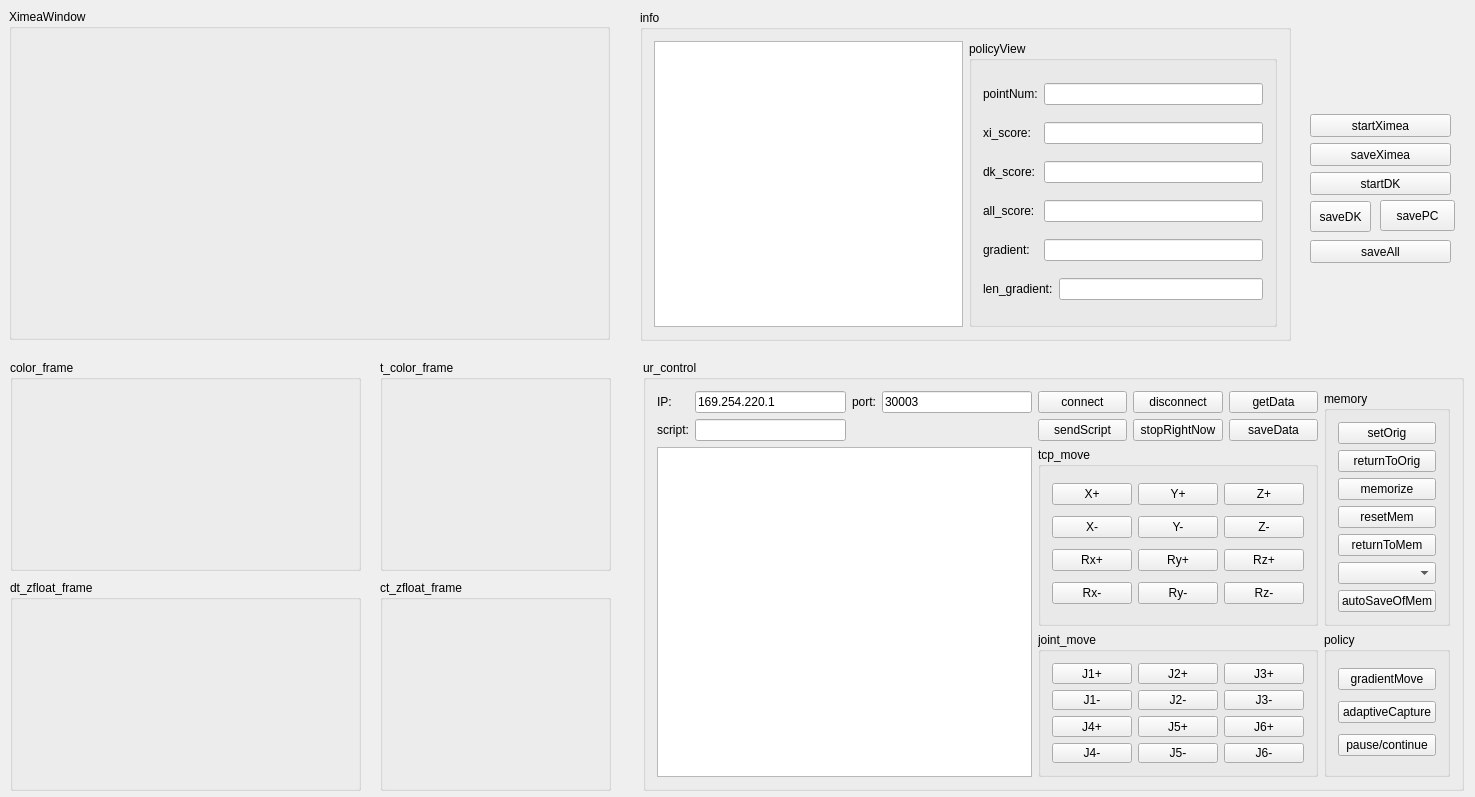
<?xml version="1.0" encoding="UTF-8"?>
<ui version="4.0">
 <class>myWidget</class>
 <widget class="QWidget" name="myWidget">
  <property name="geometry">
   <rect>
    <x>0</x>
    <y>0</y>
    <width>1475</width>
    <height>797</height>
   </rect>
  </property>
  <property name="windowTitle">
   <string>myWidget</string>
  </property>
  <widget class="QGroupBox" name="groupBox">
   <property name="geometry">
    <rect>
     <x>9</x>
     <y>9</y>
     <width>601</width>
     <height>331</height>
    </rect>
   </property>
   <property name="title">
    <string>XimeaWindow</string>
   </property>
   <layout class="QGridLayout" name="gridLayout_6">
    <item row="0" column="0">
     <widget class="QLabel" name="label">
      <property name="text">
       <string/>
      </property>
     </widget>
    </item>
   </layout>
  </widget>
  <widget class="QGroupBox" name="groupBox_5">
   <property name="geometry">
    <rect>
     <x>10</x>
     <y>580</y>
     <width>351</width>
     <height>211</height>
    </rect>
   </property>
   <property name="title">
    <string>dt_zfloat_frame</string>
   </property>
   <layout class="QGridLayout" name="gridLayout_5">
    <item row="0" column="0">
     <widget class="QLabel" name="label_5">
      <property name="text">
       <string/>
      </property>
     </widget>
    </item>
   </layout>
  </widget>
  <widget class="QGroupBox" name="groupBox_2">
   <property name="geometry">
    <rect>
     <x>10</x>
     <y>360</y>
     <width>351</width>
     <height>211</height>
    </rect>
   </property>
   <property name="title">
    <string>color_frame</string>
   </property>
   <layout class="QGridLayout" name="gridLayout_3">
    <item row="0" column="0">
     <widget class="QLabel" name="label_2">
      <property name="text">
       <string/>
      </property>
     </widget>
    </item>
   </layout>
  </widget>
  <widget class="QGroupBox" name="groupBox_3">
   <property name="geometry">
    <rect>
     <x>380</x>
     <y>360</y>
     <width>231</width>
     <height>211</height>
    </rect>
   </property>
   <property name="title">
    <string>t_color_frame</string>
   </property>
   <layout class="QGridLayout" name="gridLayout_4">
    <item row="0" column="0">
     <widget class="QLabel" name="label_3">
      <property name="text">
       <string/>
      </property>
     </widget>
    </item>
   </layout>
  </widget>
  <widget class="QGroupBox" name="groupBox_4">
   <property name="geometry">
    <rect>
     <x>380</x>
     <y>580</y>
     <width>231</width>
     <height>211</height>
    </rect>
   </property>
   <property name="title">
    <string>ct_zfloat_frame</string>
   </property>
   <layout class="QGridLayout" name="gridLayout_2">
    <item row="0" column="0">
     <widget class="QLabel" name="label_4">
      <property name="text">
       <string/>
      </property>
     </widget>
    </item>
   </layout>
  </widget>
  <widget class="QGroupBox" name="groupBox_6">
   <property name="geometry">
    <rect>
     <x>640</x>
     <y>10</y>
     <width>651</width>
     <height>331</height>
    </rect>
   </property>
   <property name="title">
    <string>info</string>
   </property>
   <layout class="QGridLayout" name="gridLayout_12">
    <item row="0" column="0">
     <widget class="QTextBrowser" name="textBrowser"/>
    </item>
    <item row="0" column="1">
     <widget class="QGroupBox" name="groupBox_12">
      <property name="title">
       <string>policyView</string>
      </property>
      <layout class="QGridLayout" name="gridLayout_7">
       <item row="0" column="0">
        <widget class="QLabel" name="label_9">
         <property name="text">
          <string>pointNum:</string>
         </property>
        </widget>
       </item>
       <item row="0" column="1" colspan="2">
        <widget class="QLineEdit" name="lineEdit_4"/>
       </item>
       <item row="1" column="0">
        <widget class="QLabel" name="label_10">
         <property name="text">
          <string>xi_score:</string>
         </property>
        </widget>
       </item>
       <item row="1" column="1" colspan="2">
        <widget class="QLineEdit" name="lineEdit_5"/>
       </item>
       <item row="2" column="0">
        <widget class="QLabel" name="label_11">
         <property name="text">
          <string>dk_score:</string>
         </property>
        </widget>
       </item>
       <item row="2" column="1" colspan="2">
        <widget class="QLineEdit" name="lineEdit_6"/>
       </item>
       <item row="3" column="0">
        <widget class="QLabel" name="label_12">
         <property name="text">
          <string>all_score:</string>
         </property>
        </widget>
       </item>
       <item row="3" column="1" colspan="2">
        <widget class="QLineEdit" name="lineEdit_7"/>
       </item>
       <item row="4" column="0">
        <widget class="QLabel" name="label_13">
         <property name="text">
          <string>gradient:</string>
         </property>
        </widget>
       </item>
       <item row="4" column="1" colspan="2">
        <widget class="QLineEdit" name="lineEdit_8"/>
       </item>
       <item row="5" column="0" colspan="2">
        <widget class="QLabel" name="label_14">
         <property name="text">
          <string>len_gradient:</string>
         </property>
        </widget>
       </item>
       <item row="5" column="2">
        <widget class="QLineEdit" name="lineEdit_9"/>
       </item>
      </layout>
     </widget>
    </item>
   </layout>
  </widget>
  <widget class="QPushButton" name="pushButton_3">
   <property name="geometry">
    <rect>
     <x>1310</x>
     <y>172</y>
     <width>141</width>
     <height>23</height>
    </rect>
   </property>
   <property name="text">
    <string>startDK</string>
   </property>
  </widget>
  <widget class="QPushButton" name="pushButton_2">
   <property name="geometry">
    <rect>
     <x>1310</x>
     <y>143</y>
     <width>141</width>
     <height>23</height>
    </rect>
   </property>
   <property name="text">
    <string>saveXimea</string>
   </property>
  </widget>
  <widget class="QPushButton" name="pushButton">
   <property name="geometry">
    <rect>
     <x>1310</x>
     <y>114</y>
     <width>141</width>
     <height>23</height>
    </rect>
   </property>
   <property name="text">
    <string>startXimea</string>
   </property>
  </widget>
  <widget class="QPushButton" name="pushButton_4">
   <property name="geometry">
    <rect>
     <x>1310</x>
     <y>201</y>
     <width>61</width>
     <height>31</height>
    </rect>
   </property>
   <property name="text">
    <string>saveDK</string>
   </property>
  </widget>
  <widget class="QPushButton" name="pushButton_5">
   <property name="geometry">
    <rect>
     <x>1310</x>
     <y>240</y>
     <width>141</width>
     <height>23</height>
    </rect>
   </property>
   <property name="text">
    <string>saveAll</string>
   </property>
  </widget>
  <widget class="QGroupBox" name="groupBox_7">
   <property name="geometry">
    <rect>
     <x>643</x>
     <y>360</y>
     <width>821</width>
     <height>431</height>
    </rect>
   </property>
   <property name="title">
    <string>ur_control</string>
   </property>
   <layout class="QGridLayout" name="gridLayout_11">
    <item row="2" column="4" rowspan="2" colspan="3">
     <widget class="QGroupBox" name="groupBox_8">
      <property name="title">
       <string>tcp_move</string>
      </property>
      <layout class="QGridLayout" name="gridLayout">
       <item row="0" column="0">
        <widget class="QPushButton" name="pushButton_12">
         <property name="text">
          <string>X+</string>
         </property>
        </widget>
       </item>
       <item row="0" column="1">
        <widget class="QPushButton" name="pushButton_14">
         <property name="text">
          <string>Y+</string>
         </property>
        </widget>
       </item>
       <item row="0" column="2">
        <widget class="QPushButton" name="pushButton_16">
         <property name="text">
          <string>Z+</string>
         </property>
        </widget>
       </item>
       <item row="1" column="0">
        <widget class="QPushButton" name="pushButton_13">
         <property name="text">
          <string>X-</string>
         </property>
        </widget>
       </item>
       <item row="1" column="1">
        <widget class="QPushButton" name="pushButton_15">
         <property name="text">
          <string>Y-</string>
         </property>
        </widget>
       </item>
       <item row="1" column="2">
        <widget class="QPushButton" name="pushButton_17">
         <property name="text">
          <string>Z-</string>
         </property>
        </widget>
       </item>
       <item row="2" column="0">
        <widget class="QPushButton" name="pushButton_18">
         <property name="text">
          <string>Rx+</string>
         </property>
        </widget>
       </item>
       <item row="2" column="1">
        <widget class="QPushButton" name="pushButton_20">
         <property name="text">
          <string>Ry+</string>
         </property>
        </widget>
       </item>
       <item row="2" column="2">
        <widget class="QPushButton" name="pushButton_22">
         <property name="text">
          <string>Rz+</string>
         </property>
        </widget>
       </item>
       <item row="3" column="0">
        <widget class="QPushButton" name="pushButton_19">
         <property name="text">
          <string>Rx-</string>
         </property>
        </widget>
       </item>
       <item row="3" column="1">
        <widget class="QPushButton" name="pushButton_21">
         <property name="text">
          <string>Ry-</string>
         </property>
        </widget>
       </item>
       <item row="3" column="2">
        <widget class="QPushButton" name="pushButton_23">
         <property name="text">
          <string>Rz-</string>
         </property>
        </widget>
       </item>
      </layout>
     </widget>
    </item>
    <item row="4" column="4" colspan="3">
     <widget class="QGroupBox" name="groupBox_9">
      <property name="title">
       <string>joint_move</string>
      </property>
      <layout class="QGridLayout" name="gridLayout_8">
       <item row="0" column="0">
        <widget class="QPushButton" name="pushButton_24">
         <property name="text">
          <string>J1+</string>
         </property>
        </widget>
       </item>
       <item row="0" column="1">
        <widget class="QPushButton" name="pushButton_25">
         <property name="text">
          <string>J2+</string>
         </property>
        </widget>
       </item>
       <item row="0" column="2">
        <widget class="QPushButton" name="pushButton_26">
         <property name="text">
          <string>J3+</string>
         </property>
        </widget>
       </item>
       <item row="1" column="0">
        <widget class="QPushButton" name="pushButton_27">
         <property name="text">
          <string>J1-</string>
         </property>
        </widget>
       </item>
       <item row="1" column="1">
        <widget class="QPushButton" name="pushButton_28">
         <property name="text">
          <string>J2-</string>
         </property>
        </widget>
       </item>
       <item row="1" column="2">
        <widget class="QPushButton" name="pushButton_29">
         <property name="text">
          <string>J3-</string>
         </property>
        </widget>
       </item>
       <item row="2" column="0">
        <widget class="QPushButton" name="pushButton_30">
         <property name="text">
          <string>J4+</string>
         </property>
        </widget>
       </item>
       <item row="2" column="1">
        <widget class="QPushButton" name="pushButton_31">
         <property name="text">
          <string>J5+</string>
         </property>
        </widget>
       </item>
       <item row="2" column="2">
        <widget class="QPushButton" name="pushButton_32">
         <property name="text">
          <string>J6+</string>
         </property>
        </widget>
       </item>
       <item row="3" column="0">
        <widget class="QPushButton" name="pushButton_33">
         <property name="text">
          <string>J4-</string>
         </property>
        </widget>
       </item>
       <item row="3" column="1">
        <widget class="QPushButton" name="pushButton_34">
         <property name="text">
          <string>J5-</string>
         </property>
        </widget>
       </item>
       <item row="3" column="2">
        <widget class="QPushButton" name="pushButton_35">
         <property name="text">
          <string>J6-</string>
         </property>
        </widget>
       </item>
      </layout>
     </widget>
    </item>
    <item row="0" column="0">
     <widget class="QLabel" name="label_6">
      <property name="text">
       <string>IP:</string>
      </property>
     </widget>
    </item>
    <item row="0" column="1">
     <widget class="QLineEdit" name="lineEdit">
      <property name="text">
       <string>169.254.220.1</string>
      </property>
     </widget>
    </item>
    <item row="0" column="2">
     <widget class="QLabel" name="label_7">
      <property name="text">
       <string>port:</string>
      </property>
     </widget>
    </item>
    <item row="0" column="5">
     <widget class="QPushButton" name="pushButton_7">
      <property name="text">
       <string>disconnect</string>
      </property>
     </widget>
    </item>
    <item row="0" column="4">
     <widget class="QPushButton" name="pushButton_6">
      <property name="text">
       <string>connect</string>
      </property>
     </widget>
    </item>
    <item row="0" column="3">
     <widget class="QLineEdit" name="lineEdit_2">
      <property name="text">
       <string>30003</string>
      </property>
     </widget>
    </item>
    <item row="0" column="6">
     <widget class="QPushButton" name="pushButton_9">
      <property name="text">
       <string>getData</string>
      </property>
     </widget>
    </item>
    <item row="1" column="0">
     <widget class="QLabel" name="label_8">
      <property name="text">
       <string>script:</string>
      </property>
     </widget>
    </item>
    <item row="1" column="4">
     <widget class="QPushButton" name="pushButton_8">
      <property name="text">
       <string>sendScript</string>
      </property>
     </widget>
    </item>
    <item row="1" column="5">
     <widget class="QPushButton" name="pushButton_10">
      <property name="text">
       <string>stopRightNow</string>
      </property>
     </widget>
    </item>
    <item row="1" column="6">
     <widget class="QPushButton" name="pushButton_11">
      <property name="text">
       <string>saveData</string>
      </property>
     </widget>
    </item>
    <item row="1" column="1">
     <widget class="QLineEdit" name="lineEdit_3"/>
    </item>
    <item row="2" column="0" rowspan="3" colspan="4">
     <widget class="QTextBrowser" name="textBrowser_2"/>
    </item>
    <item row="4" column="7">
     <widget class="QGroupBox" name="groupBox_11">
      <property name="title">
       <string>policy</string>
      </property>
      <layout class="QGridLayout" name="gridLayout_10">
       <item row="0" column="0">
        <widget class="QPushButton" name="pushButton_38">
         <property name="text">
          <string>gradientMove</string>
         </property>
        </widget>
       </item>
       <item row="2" column="0">
        <widget class="QPushButton" name="pushButton_41">
         <property name="text">
          <string>pause/continue</string>
         </property>
        </widget>
       </item>
       <item row="1" column="0">
        <widget class="QPushButton" name="pushButton_44">
         <property name="text">
          <string>adaptiveCapture</string>
         </property>
        </widget>
       </item>
      </layout>
     </widget>
    </item>
    <item row="0" column="7" rowspan="4">
     <widget class="QGroupBox" name="groupBox_10">
      <property name="title">
       <string>memory</string>
      </property>
      <layout class="QGridLayout" name="gridLayout_9">
       <item row="0" column="0">
        <widget class="QPushButton" name="pushButton_40">
         <property name="text">
          <string>setOrig</string>
         </property>
        </widget>
       </item>
       <item row="4" column="0">
        <widget class="QPushButton" name="pushButton_37">
         <property name="text">
          <string>returnToMem</string>
         </property>
        </widget>
       </item>
       <item row="6" column="0">
        <widget class="QComboBox" name="comboBox"/>
       </item>
       <item row="3" column="0">
        <widget class="QPushButton" name="pushButton_43">
         <property name="text">
          <string>resetMem</string>
         </property>
        </widget>
       </item>
       <item row="2" column="0">
        <widget class="QPushButton" name="pushButton_36">
         <property name="text">
          <string>memorize</string>
         </property>
        </widget>
       </item>
       <item row="1" column="0">
        <widget class="QPushButton" name="pushButton_39">
         <property name="text">
          <string>returnToOrig</string>
         </property>
        </widget>
       </item>
       <item row="7" column="0">
        <widget class="QPushButton" name="pushButton_45">
         <property name="text">
          <string>autoSaveOfMem</string>
         </property>
        </widget>
       </item>
      </layout>
     </widget>
    </item>
   </layout>
  </widget>
  <widget class="QPushButton" name="pushButton_42">
   <property name="geometry">
    <rect>
     <x>1380</x>
     <y>200</y>
     <width>75</width>
     <height>31</height>
    </rect>
   </property>
   <property name="text">
    <string>savePC</string>
   </property>
  </widget>
 </widget>
 <layoutdefault spacing="6" margin="11"/>
 <resources/>
 <connections/>
</ui>
